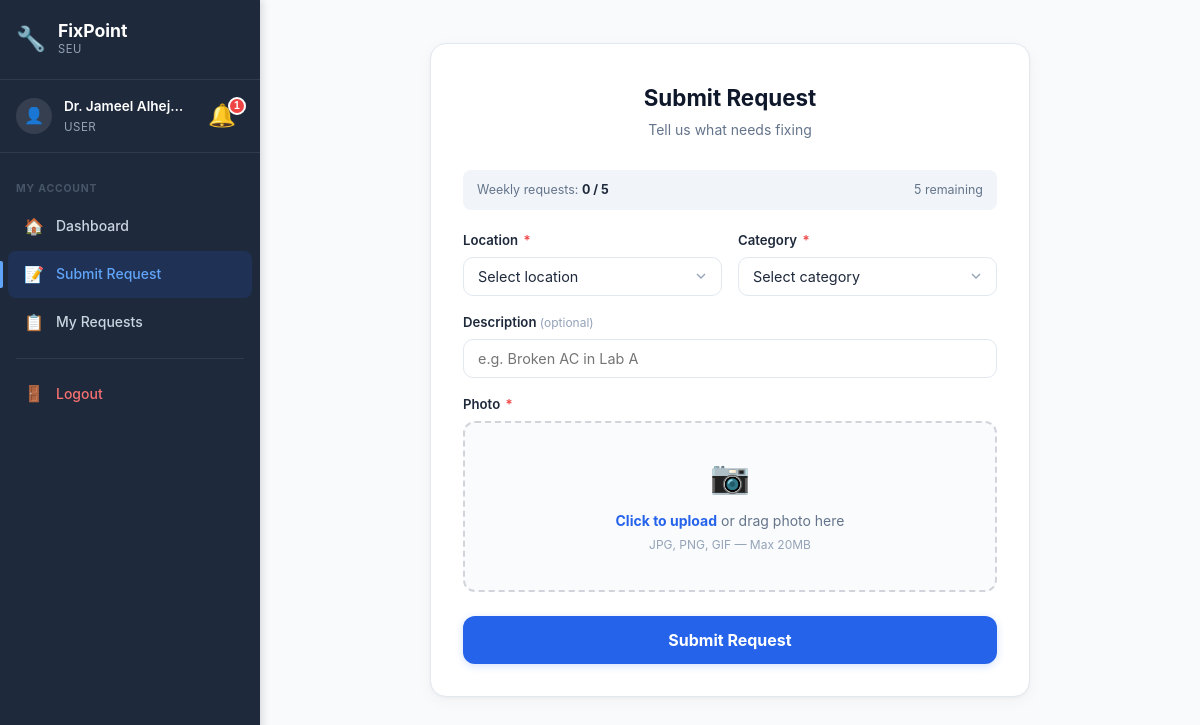
The app's page /user/submit-request.php (signed in) with its own data.
### tables this page shows
CREATE TABLE `user` (
  `UserID` int(11) NOT NULL,
  `RoleID` int(11) NOT NULL,
  `Name` varchar(100) NOT NULL,
  `Email` varchar(100) NOT NULL,
  `Password` varchar(255) NOT NULL,
  `Phone` varchar(20) DEFAULT NULL,
  `MaxRequestsPerWeek` int(11) DEFAULT 2,
  `CreatedAt` timestamp NOT NULL DEFAULT current_timestamp(),
  `LastResetAt` datetime DEFAULT NULL
);

### config/helpers.php (called while the page is built, shortened)
<?php
function checkRequestLimits($conn, $user_id) {
    $reset_check = $conn->prepare("SELECT LastResetAt, MaxRequestsPerWeek FROM user WHERE UserID = ?");
    $reset_check->bind_param("i", $user_id);
    $reset_check->execute();
    $reset_data = $reset_check->get_result()->fetch_assoc();
    if ($reset_data) {
        $last_reset = $reset_data['LastResetAt'];
        if ($last_reset) {
            $reset_time = strtotime($last_reset);
            $next_reset_time = $reset_time + (7 * 24 * 60 * 60);
            if (time() >= $next_reset_time) {
                $do_reset = $conn->prepare("UPDATE user SET LastResetAt = NOW() WHERE UserID = ?");
                $do_reset->bind_param("i", $user_id);
                $do_reset->execute();
            }
        } else {
            $do_reset = $conn->prepare("UPDATE user SET LastResetAt = NOW() WHERE UserID = ?");
        }
    }
    $sql = "SELECT
                u.UserID,
                u.MaxRequestsPerWeek,
                u.LastResetAt,
                COUNT(CASE
                    WHEN mr.SubmittedAt > COALESCE(u.LastResetAt, DATE_SUB(NOW(), INTERVAL 7 DAY))
                    AND mr.StatusID != 6
                    THEN 1
                END) AS RequestsThisWeek
            FROM user u
            LEFT JOIN maintenancerequest mr ON u.UserID = mr.UserID
            WHERE u.UserID = ?
            GROUP BY u.UserID";
    $stmt = $conn->prepare($sql);
    $stmt->bind_param("i", $user_id);
    $stmt->execute();
    $result = $stmt->get_result();
    $data = $result->fetch_assoc();
    $week_count = (int)$data['RequestsThisWeek'];
    $week_limit = (int)$data['MaxRequestsPerWeek'];
    $last_reset = $data['LastResetAt'];
    $can_submit = $week_count < $week_limit;
    $week_remaining = max(0, $week_limit - $week_count);
    $next_reset_ts = null;
    $next_reset = null;
    if (!$can_submit) {
        $message = "You have reached your weekly limit of {$week_limit} requests.";
    } else {
        $message = "You can submit {$week_remaining} more request(s) this week.";
    }
    return [
        'can_submit'     => $can_submit,
        'week_count'     => $week_count,
        'week_remaining' => $week_remaining,
        'message'        => $message,
        'next_reset_ts'  => $next_reset_ts,
        'next_reset'     => $next_reset,
        'week_limit'     => $week_limit
    ];
}
function e($string) {
    return htmlspecialchars($string, ENT_QUOTES, 'UTF-8');
}
?>

### user/submit-request.php (the view, shortened to what this page needs)
<?php
require_once __DIR__ . '/../config/database.php';
require_once __DIR__ . '/../config/helpers.php';
$user_id = $_SESSION['user_id'];
$limit_info = checkRequestLimits($conn, $user_id);
$current_page = 'submit-request';
?>
<!DOCTYPE html>
<html lang="en">
<head>
    <link rel="stylesheet" href="../assets/css/style.css">
    <link rel="stylesheet" href="../assets/css/auth.css">
    <link rel="stylesheet" href="../assets/css/sidebar.css">
</head>
<body class="has-sidebar">
    <aside class="sidebar" id="sidebar">
        <div class="sidebar-header">
            <div class="sidebar-logo">
                <span class="sidebar-logo-icon">🔧</span>
                <div>
                    <span class="sidebar-logo-text">FixPoint</span>
                    <span class="sidebar-logo-sub">SEU</span>
                </div>
            </div>
        </div>
        <div class="sidebar-user">
            <div class="sidebar-avatar">👤</div>
            <div class="sidebar-user-info">
                <span class="sidebar-user-name"><?php echo e($_SESSION['name']); ?></span>
                <span class="sidebar-user-role">User</span>
            </div>
            <?php include __DIR__ . '/../includes/notification-bell.php'; ?>
        </div>
        <nav class="sidebar-nav">
            <div class="sidebar-section-label">My Account</div>
            <a href="dashboard.php" class="sidebar-link <?php echo $current_page === 'dashboard' ? 'active' : ''; ?>">
                <span class="sidebar-icon">🏠</span><span>Dashboard</span>
            </a>
            <a href="submit-request.php" class="sidebar-link <?php echo $current_page === 'submit-request' ? 'active' : ''; ?>">
                <span class="sidebar-icon">📝</span><span>Submit Request</span>
            </a>
            <a href="my-requests.php" class="sidebar-link <?php echo $current_page === 'my-requests' ? 'active' : ''; ?>">
                <span class="sidebar-icon">📋</span><span>My Requests</span>
            </a>
            <div class="sidebar-divider"></div>
            <a href="../auth/logout.php" class="sidebar-link sidebar-logout">
                <span class="sidebar-icon">🚪</span><span>Logout</span>
            </a>
        </nav>
    </aside>
    <div class="main-content">
            <div class="topbar-notif"><?php include __DIR__ . '/../includes/notification-bell.php'; ?></div>
        <div class="sr-wrapper">
            <div class="sr-card">
                <div class="sr-header">
                    <h1>Submit Request</h1>
                    <p>Tell us what needs fixing</p>
                </div>
                <?php if (!$limit_info['can_submit']): ?>
                    <div class="sr-alert sr-alert-error">
                        ⚠️ <strong>Limit Reached:</strong> <?php echo e($limit_info['message']); ?>
                    </div>
                <?php else: ?>
                    <div class="sr-limit-bar">
                        <span>Weekly requests: <strong><?php echo $limit_info['week_count']; ?> / <?php echo ($limit_info['week_count'] + $limit_info['week_remaining']); ?></strong></span>
                        <span><?php echo $limit_info['week_remaining']; ?> remaining</span>
                    </div>
                <?php endif; ?>
                <form method="POST" action="" enctype="multipart/form-data" <?php echo (!$limit_info['can_submit']) ? 'style="pointer-events:none;opacity:0.5;"' : ''; ?>>
                    <div class="sr-grid">
                        <div class="sr-field">
                            <label for="location_id" class="sr-label">Location <span class="req">*</span></label>
                            <select id="location_id" name="location_id" class="sr-select" required <?php echo (!$limit_info['can_submit']) ? 'disabled' : ''; ?>>
                                <option value="">Select location</option>
                            </select>
                        </div>
                        <div class="sr-field">
                            <label for="category_id" class="sr-label">Category <span class="req">*</span></label>
                            <select id="category_id" name="category_id" class="sr-select" required <?php echo (!$limit_info['can_submit']) ? 'disabled' : ''; ?>>
                                <option value="">Select category</option>
                            </select>
                        </div>
                    </div>
                    <div class="sr-field-single">
                        <label for="title" class="sr-label">Description <span class="opt">(optional)</span></label>
                        <input
                            type="text"
                            id="title"
                            name="title"
                            class="sr-input"
                            placeholder="e.g. Broken AC in Lab A"
                            maxlength="200"
                            value="<?php echo isset($_POST['title']) ? e($_POST['title']) : ''; ?>"
                            <?php echo (!$limit_info['can_submit']) ? 'disabled' : ''; ?>
                        >
                    </div>
                    <div class="sr-upload">
                        <label class="sr-label">Photo <span class="req">*</span></label>
                        <div class="sr-upload-area" id="uploadArea">
                            <div class="sr-upload-icon">📷</div>
                            <div class="sr-upload-text"><strong>Click to upload</strong> or drag photo here</div>
                            <div class="sr-upload-hint">JPG, PNG, GIF — Max 20MB</div>
                        </div>
                    </div>
                    <button type="submit" class="sr-submit" <?php echo (!$limit_info['can_submit']) ? 'disabled' : ''; ?>>
                        Submit Request
                    </button>
                </form>
            </div>
        </div>
    </div>
</body>
</html>

### assets/css/style.css (style rules this page uses)
* { margin: 0; padding: 0; box-sizing: border-box; }
:root { --primary-color: #2563eb; --primary-dark: #1e40af; --secondary-color: #64748b; --success-color: #10b981; --danger-color: #ef4444; --warning-color: #f59e0b; --dark: #1e293b; --gray: #64748b; --light-gray: #f1f5f9; --white: #ffffff; --shadow: 0 4px 6px rgba(0, 0, 0, 0.1); --shadow-lg: 0 10px 25px rgba(0, 0, 0, 0.15); }
body { font-family: -apple-system, BlinkMacSystemFont, 'Segoe UI', Roboto, 'Helvetica Neue', Arial, sans-serif; line-height: 1.6; color: var(--dark); background-color: var(--white); }

### assets/css/sidebar.css (style rules this page uses)
:root { --sidebar-width: 260px; --sidebar-bg: #1e293b; --sidebar-text: #cbd5e1; --sidebar-active-bg: rgba(37, 99, 235, 0.15); --sidebar-active-text: #60a5fa; --sidebar-hover-bg: rgba(255, 255, 255, 0.05); --topbar-height: 56px; }
body.has-sidebar { margin: 0; padding: 0; display: flex; min-height: 100vh; background: #f8fafc; }
.sidebar { position: fixed; top: 0; left: 0; width: var(--sidebar-width); height: 100vh; background: var(--sidebar-bg); display: flex; flex-direction: column; z-index: 1000; overflow-y: auto; overflow-x: visible; transition: transform 0.3s ease; box-shadow: 2px 0 8px rgba(0,0,0,0.15); }
.sidebar-header { display: flex; align-items: center; justify-content: space-between; padding: 1.25rem 1rem; border-bottom: 1px solid rgba(255,255,255,0.08); flex-shrink: 0; }
.sidebar-logo { display: flex; align-items: center; gap: 0.75rem; }
.sidebar-logo-icon { font-size: 1.5rem; }
.sidebar-logo-text { display: block; font-size: 1.1rem; font-weight: 700; color: #fff; line-height: 1.2; }
.sidebar-logo-sub { display: block; font-size: 0.7rem; color: #94a3b8; text-transform: uppercase; letter-spacing: 0.05em; }
.sidebar-user { display: flex; align-items: center; gap: 0.75rem; padding: 1rem; border-bottom: 1px solid rgba(255,255,255,0.08); flex-shrink: 0; }
.sidebar-avatar { width: 36px; height: 36px; background: rgba(255,255,255,0.1); border-radius: 50%; display: flex; align-items: center; justify-content: center; font-size: 1rem; flex-shrink: 0; }
.sidebar-user-info { flex: 1; min-width: 0; }
.sidebar-user-name { display: block; color: #fff; font-size: 0.85rem; font-weight: 600; white-space: nowrap; overflow: hidden; text-overflow: ellipsis; }
.sidebar-user-role { display: block; color: #94a3b8; font-size: 0.72rem; text-transform: uppercase; letter-spacing: 0.04em; }
.sidebar-nav { flex: 1; padding: 0.75rem 0; overflow-y: auto; }
.sidebar-section-label { padding: 0.5rem 1rem 0.25rem; font-size: 0.65rem; font-weight: 700; color: #475569; text-transform: uppercase; letter-spacing: 0.08em; margin-top: 0.5rem; }
.sidebar-link { display: flex; align-items: center; gap: 0.75rem; padding: 0.65rem 1rem; color: var(--sidebar-text); text-decoration: none; font-size: 0.875rem; font-weight: 500; transition: all 0.15s ease; position: relative; margin: 0.1rem 0.5rem; border-radius: 0.5rem; }
.sidebar-link.active { background: var(--sidebar-active-bg); color: var(--sidebar-active-text); }
.sidebar-link.active::before { content: ''; position: absolute; left: -0.5rem; top: 50%; transform: translateY(-50%); width: 3px; height: 60%; background: var(--sidebar-active-text); border-radius: 0 2px 2px 0; }
.sidebar-icon { font-size: 1rem; flex-shrink: 0; width: 20px; text-align: center; }
.sidebar-divider { height: 1px; background: rgba(255,255,255,0.08); margin: 0.75rem 1rem; }
.sidebar-logout { color: #f87171 !important; }
.main-content { margin-left: var(--sidebar-width); flex: 1; min-height: 100vh; width: calc(100% - var(--sidebar-width)); box-sizing: border-box; display: flex; flex-direction: column; }

### records on screen
user: $limit_info['week_count'] + $limit_info['week_remaining'] "5", MaxRequestsPerWeek "5"

### other values on screen
$_SESSION['name'] "Dr. Jameel Alhej…"
$_notif_count "1"
$limit_info['week_count'] "0"
